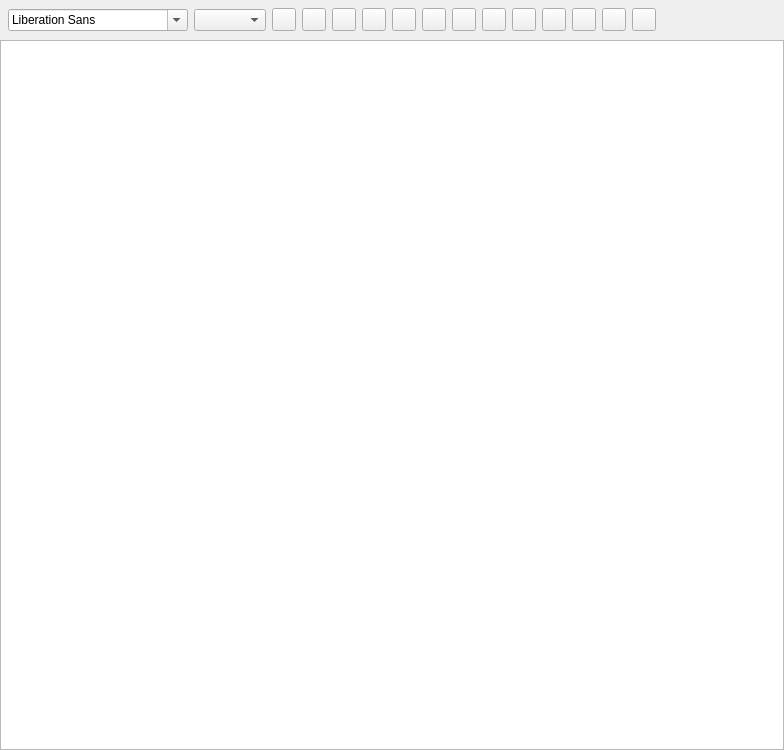
<?xml version="1.0" encoding="UTF-8"?>
<ui version="4.0">
 <class>CTextOperateWidget</class>
 <widget class="QWidget" name="CTextOperateWidget">
  <property name="geometry">
   <rect>
    <x>0</x>
    <y>0</y>
    <width>784</width>
    <height>750</height>
   </rect>
  </property>
  <property name="windowTitle">
   <string>Form</string>
  </property>
  <layout class="QVBoxLayout" name="verticalLayout">
   <property name="spacing">
    <number>0</number>
   </property>
   <property name="leftMargin">
    <number>0</number>
   </property>
   <property name="topMargin">
    <number>0</number>
   </property>
   <property name="rightMargin">
    <number>0</number>
   </property>
   <property name="bottomMargin">
    <number>0</number>
   </property>
   <item>
    <widget class="QWidget" name="widget_tool" native="true">
     <property name="minimumSize">
      <size>
       <width>0</width>
       <height>40</height>
      </size>
     </property>
     <property name="maximumSize">
      <size>
       <width>16777215</width>
       <height>40</height>
      </size>
     </property>
     <property name="sizeIncrement">
      <size>
       <width>0</width>
       <height>40</height>
      </size>
     </property>
     <layout class="QHBoxLayout" name="horizontalLayout">
      <property name="leftMargin">
       <number>0</number>
      </property>
      <property name="topMargin">
       <number>0</number>
      </property>
      <property name="rightMargin">
       <number>6</number>
      </property>
      <property name="bottomMargin">
       <number>0</number>
      </property>
      <item>
       <widget class="QWidget" name="widget_tool1" native="true">
        <layout class="QHBoxLayout" name="horizontalLayout_5" stretch="0,0">
         <property name="spacing">
          <number>-1</number>
         </property>
         <property name="leftMargin">
          <number>8</number>
         </property>
         <property name="topMargin">
          <number>0</number>
         </property>
         <property name="rightMargin">
          <number>0</number>
         </property>
         <property name="bottomMargin">
          <number>0</number>
         </property>
         <item>
          <widget class="QFontComboBox" name="fontComboBox">
           <property name="maximumSize">
            <size>
             <width>180</width>
             <height>16777215</height>
            </size>
           </property>
          </widget>
         </item>
         <item>
          <widget class="QComboBox" name="comboBox_fontSize">
           <property name="maximumSize">
            <size>
             <width>80</width>
             <height>16777215</height>
            </size>
           </property>
          </widget>
         </item>
        </layout>
       </widget>
      </item>
      <item>
       <widget class="QWidget" name="widget_tool2" native="true">
        <layout class="QHBoxLayout" name="horizontalLayout_6">
         <property name="leftMargin">
          <number>0</number>
         </property>
         <property name="topMargin">
          <number>0</number>
         </property>
         <property name="rightMargin">
          <number>0</number>
         </property>
         <property name="bottomMargin">
          <number>0</number>
         </property>
         <item>
          <widget class="QToolButton" name="toolButton_bold">
           <property name="toolTip">
            <string>黑体</string>
           </property>
           <property name="text">
            <string/>
           </property>
           <property name="icon">
            <iconset resource="Wordnote2.qrc">
             <normaloff>:/images/text_bold_black.svg</normaloff>:/images/text_bold_black.svg</iconset>
           </property>
           <property name="checkable">
            <bool>true</bool>
           </property>
          </widget>
         </item>
         <item>
          <widget class="QToolButton" name="toolButton_italic">
           <property name="toolTip">
            <string>斜体</string>
           </property>
           <property name="text">
            <string/>
           </property>
           <property name="icon">
            <iconset resource="Wordnote2.qrc">
             <normaloff>:/images/text_italic_black.svg</normaloff>:/images/text_italic_black.svg</iconset>
           </property>
           <property name="checkable">
            <bool>true</bool>
           </property>
          </widget>
         </item>
         <item>
          <widget class="QToolButton" name="toolButton_underline">
           <property name="toolTip">
            <string>下划线</string>
           </property>
           <property name="text">
            <string/>
           </property>
           <property name="icon">
            <iconset resource="Wordnote2.qrc">
             <normaloff>:/images/text_underline_black.svg</normaloff>:/images/text_underline_black.svg</iconset>
           </property>
           <property name="checkable">
            <bool>true</bool>
           </property>
          </widget>
         </item>
        </layout>
       </widget>
      </item>
      <item>
       <widget class="QWidget" name="widget_color" native="true">
        <layout class="QHBoxLayout" name="horizontalLayout_3">
         <property name="leftMargin">
          <number>0</number>
         </property>
         <property name="topMargin">
          <number>0</number>
         </property>
         <property name="rightMargin">
          <number>0</number>
         </property>
         <property name="bottomMargin">
          <number>0</number>
         </property>
         <item>
          <widget class="QToolButton" name="toolButton_fontColor">
           <property name="toolTip">
            <string>字体颜色</string>
           </property>
           <property name="text">
            <string/>
           </property>
           <property name="icon">
            <iconset resource="Wordnote2.qrc">
             <normaloff>:/images/text_color_black.svg</normaloff>:/images/text_color_black.svg</iconset>
           </property>
          </widget>
         </item>
         <item>
          <widget class="QToolButton" name="toolButton_fontBackgroundColor">
           <property name="toolTip">
            <string>荧光笔</string>
           </property>
           <property name="text">
            <string/>
           </property>
           <property name="icon">
            <iconset resource="Wordnote2.qrc">
             <normaloff>:/images/text_background_color_black.svg</normaloff>:/images/text_background_color_black.svg</iconset>
           </property>
          </widget>
         </item>
        </layout>
       </widget>
      </item>
      <item>
       <widget class="QWidget" name="widget_align" native="true">
        <layout class="QHBoxLayout" name="horizontalLayout_2">
         <property name="leftMargin">
          <number>0</number>
         </property>
         <property name="topMargin">
          <number>0</number>
         </property>
         <property name="rightMargin">
          <number>0</number>
         </property>
         <property name="bottomMargin">
          <number>0</number>
         </property>
         <item>
          <widget class="QToolButton" name="toolButton_alignLeft">
           <property name="toolTip">
            <string>左对齐</string>
           </property>
           <property name="text">
            <string/>
           </property>
           <property name="icon">
            <iconset resource="Wordnote2.qrc">
             <normaloff>:/images/text_align_left_black.svg</normaloff>:/images/text_align_left_black.svg</iconset>
           </property>
          </widget>
         </item>
         <item>
          <widget class="QToolButton" name="toolButton_alignCenter">
           <property name="toolTip">
            <string>中间对齐</string>
           </property>
           <property name="text">
            <string/>
           </property>
           <property name="icon">
            <iconset resource="Wordnote2.qrc">
             <normaloff>:/images/text_align_center_black.svg</normaloff>:/images/text_align_center_black.svg</iconset>
           </property>
          </widget>
         </item>
         <item>
          <widget class="QToolButton" name="toolButton_alignRight">
           <property name="toolTip">
            <string>右对齐</string>
           </property>
           <property name="text">
            <string/>
           </property>
           <property name="icon">
            <iconset resource="Wordnote2.qrc">
             <normaloff>:/images/text_align_right_black.svg</normaloff>:/images/text_align_right_black.svg</iconset>
           </property>
          </widget>
         </item>
         <item>
          <widget class="QToolButton" name="toolButton_alignBothEnds">
           <property name="toolTip">
            <string>两端对齐</string>
           </property>
           <property name="text">
            <string/>
           </property>
           <property name="icon">
            <iconset resource="Wordnote2.qrc">
             <normaloff>:/images/text_align_justify_black.svg</normaloff>:/images/text_align_justify_black.svg</iconset>
           </property>
          </widget>
         </item>
        </layout>
       </widget>
      </item>
      <item>
       <widget class="QWidget" name="widget_forwardBack" native="true">
        <layout class="QHBoxLayout" name="horizontalLayout_4">
         <property name="leftMargin">
          <number>0</number>
         </property>
         <property name="topMargin">
          <number>0</number>
         </property>
         <property name="rightMargin">
          <number>0</number>
         </property>
         <property name="bottomMargin">
          <number>0</number>
         </property>
         <item>
          <widget class="QToolButton" name="toolButton_backward">
           <property name="toolTip">
            <string>撤回</string>
           </property>
           <property name="text">
            <string/>
           </property>
           <property name="icon">
            <iconset resource="Wordnote2.qrc">
             <normaloff>:/images/text_backward_black.svg</normaloff>:/images/text_backward_black.svg</iconset>
           </property>
          </widget>
         </item>
         <item>
          <widget class="QToolButton" name="toolButton_forward">
           <property name="toolTip">
            <string>前进</string>
           </property>
           <property name="text">
            <string/>
           </property>
           <property name="icon">
            <iconset resource="Wordnote2.qrc">
             <normaloff>:/images/text_forward_black.svg</normaloff>:/images/text_forward_black.svg</iconset>
           </property>
          </widget>
         </item>
        </layout>
       </widget>
      </item>
      <item>
       <widget class="QToolButton" name="toolButton_picture">
        <property name="text">
         <string/>
        </property>
        <property name="icon">
         <iconset resource="Wordnote2.qrc">
          <normaloff>:/images/picture_black.svg</normaloff>:/images/picture_black.svg</iconset>
        </property>
       </widget>
      </item>
      <item>
       <widget class="QToolButton" name="toolButton_save">
        <property name="text">
         <string/>
        </property>
        <property name="icon">
         <iconset resource="Wordnote2.qrc">
          <normaloff>:/images/text_save_black.svg</normaloff>:/images/text_save_black.svg</iconset>
        </property>
       </widget>
      </item>
      <item>
       <spacer name="horizontalSpacer">
        <property name="orientation">
         <enum>Qt::Horizontal</enum>
        </property>
        <property name="sizeHint" stdset="0">
         <size>
          <width>40</width>
          <height>20</height>
         </size>
        </property>
       </spacer>
      </item>
     </layout>
    </widget>
   </item>
   <item>
    <widget class="QWidget" name="widget_content" native="true">
     <property name="minimumSize">
      <size>
       <width>0</width>
       <height>0</height>
      </size>
     </property>
     <property name="maximumSize">
      <size>
       <width>16777215</width>
       <height>16777215</height>
      </size>
     </property>
     <layout class="QVBoxLayout" name="verticalLayout_2">
      <property name="spacing">
       <number>0</number>
      </property>
      <property name="leftMargin">
       <number>0</number>
      </property>
      <property name="topMargin">
       <number>0</number>
      </property>
      <property name="rightMargin">
       <number>0</number>
      </property>
      <property name="bottomMargin">
       <number>0</number>
      </property>
      <item>
       <widget class="QTextEdit" name="textEdit"/>
      </item>
     </layout>
    </widget>
   </item>
  </layout>
 </widget>
 <resources>
  <include location="Wordnote2.qrc"/>
 </resources>
 <connections/>
</ui>
